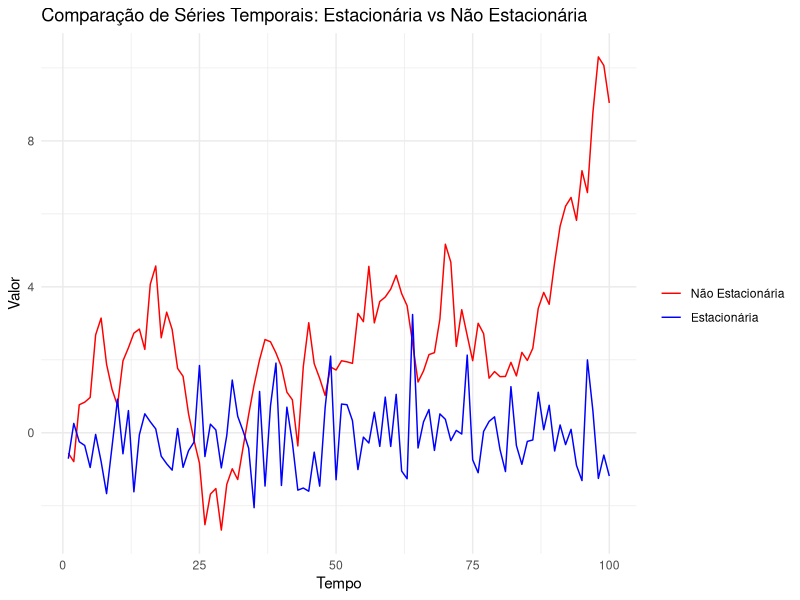

Generate this figure with R:
## ---- chunk 1
install.packages("tseries")
library(tseries)
## ---- chunk 2
set.seed(123)
## ---- chunk 3
serie_exemplo <- cumsum(rnorm(100))  # Série com tendência (não estacionária)
## ---- chunk 4
resultado_adf <- adf.test(serie_exemplo)
## ---- chunk 5
print(resultado_adf) 
## ---- chunk 6
install.packages("ggplot2")
library(ggplot2)
## ---- chunk 7
set.seed(123)
n <- 100
serie_nao_estacionaria <- cumsum(rnorm(n))  # Série não estacionária (com tendência)
serie_estacionaria <- rnorm(n)              # Série estacionária (sem tendência)
## ---- chunk 8
tempo <- 1:n
df <- data.frame(tempo, serie_nao_estacionaria, serie_estacionaria)
## ---- chunk 9
ggplot(df, aes(x = tempo)) +
  geom_line(aes(y = serie_nao_estacionaria, color = "Não Estacionária")) +
  geom_line(aes(y = serie_estacionaria, color = "Estacionária")) +
  labs(title = "Comparação de Séries Temporais: Estacionária vs Não Estacionária",
       y = "Valor", x = "Tempo") +
  scale_color_manual("", 
                     breaks = c("Não Estacionária", "Estacionária"),
                     values = c("red", "blue")) +
  theme_minimal()
